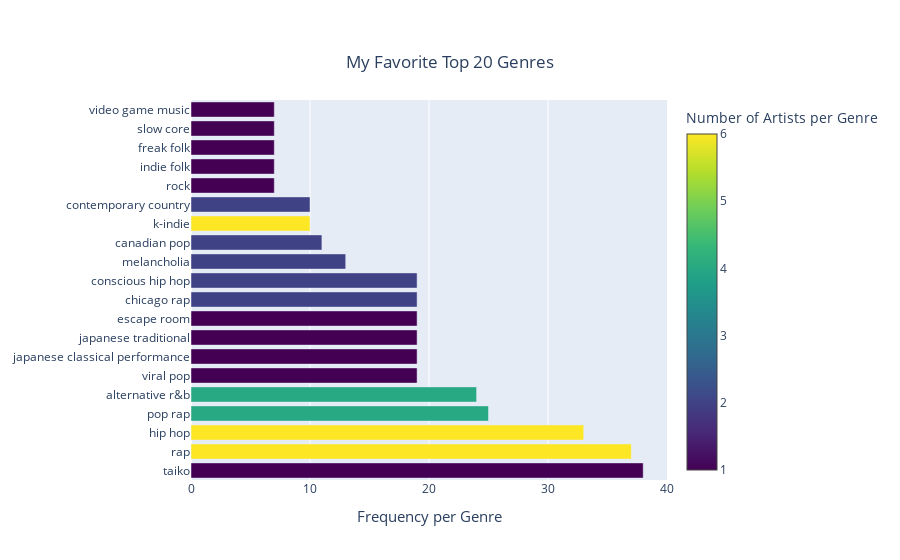

Source (notebook cell):
### Code cell
from collections import Counter


genre_count = Counter(genre_only)
genre_df = pd.DataFrame.from_dict(genre_count, orient='index').reset_index()
genre_df = genre_df.rename(columns = {'index': 'Genre', 0 : 'Frequency'}).sort_values(by = ['Frequency'], ascending = False)
genre_df['Artist'] = genre_df['Genre'].map(genre_dict)
genre_df['ArtistCount'] = genre_df['Artist'].apply(lambda x: len(x))

fig = go.Figure()
fig.add_trace(go.Bar(
    x = genre_df.iloc[:20]['Frequency'],
    y = genre_df.iloc[:20]['Genre'],
    orientation='h',
    marker = dict(
        colorbar = dict(title = 'Number of Artists per Genre'),
        color = genre_df['ArtistCount'], #set color equal to a variable
        colorscale = 'Viridis', # one of plotly colorscales
        showscale = True
    ),
    hovertext = list(genre_df.iloc[:20]['Artist'])
    
))

fig.update_layout(
    xaxis = dict(
        title_text="Frequency per Genre",
        titlefont=dict(size=15)),
    title = {
        'text': 'My Favorite Top 20 Genres',
        'y':0.9,
        'x':0.5,
        'xanchor': 'center',
        'yanchor': 'top'}
)
    
fig.show()
fig.write_html("my_favorite_genre.html")

### Figure 1 — Plotly figure (JSON) as saved in the notebook; plotly's stock layout.template omitted (floating-point values rounded to 4 significant figures)
{"data": [{"hovertext": ["{'Joji'}", "{'Kanye West', 'Chance the Rapper', 'Kendrick Lamar', 'Tyler, The Creator', 'Childish Gambino', 'Drake'}", "{'Chance the Rapper', 'Kendrick Lamar', 'TLC', 'Tyler, The Creator', 'Childish Gambino', 'Drake'}", "{'Drake', 'Chance the Rapper', 'TLC', 'Childish Gambino'}", "{'Joji', 'Tora', 'PREP', 'Hope Tala'}", "{'Joji'}", "{'Joji'}", "{'Joji'}", "{'Anderson .Paak'}", "{'Chance the Rapper', 'Kanye West'}", "{'Kendrick Lamar', 'Chance the Rapper'}", "{'Drake', 'Kings of Convenience'}", "{'Drake', 'The Weeknd'}", "{\"Sister's Barbershop\", 'HEIZE', 'ADOY', 'Dynamicduo', 'OOHYO', 'Yerin Baek'}", "{'Darius', 'Drake'}", "{'Drake'}", "{'Drake'}", "{'Drake'}", "{'Drake'}", "{'Drake'}"], "marker": {"color": [1, 6, 6, 4, 4, 1, 1, 1, 1, 2, 2, 2, 2, 6, 2, 1, 1, 1, 1, 1, 1, 4, 1, 1, 1, 1, 1, 1, 1, 1, 1, 1, 1, 3, 1, 1, 1, 3, 1, 1, 1, 1, 1, 2, 1, 1, 1, 1, 1, 1, 1, 1, 1, 1, 2, 1, 1, 1, 1, 1, 1, 1, 1, 1, 1, 1, 1, 1, 1, 1, 1, 1, 1, 1, 1, 1, 1, 2, 1, 1, 1, 1, 1, 2, 1, 1, 2, 2, 1, 1, 1, 1, 1, 1, 1, 1, 1, 1, 1, 1, 1, 1, 1, 1, 1, 1], "colorbar": {"title": {"text": "Number of Artists per Genre"}}, "colorscale": [[0, "#440154"], [0.1111, "#482878"], [0.2222, "#3e4989"], [0.3333, "#31688e"], [0.4444, "#26828e"], [0.5556, "#1f9e89"], [0.6667, "#35b779"], [0.7778, "#6ece58"], [0.8889, "#b5de2b"], [1, "#fde725"]], "showscale": true}, "orientation": "h", "type": "bar", "x": [38, 37, 33, 25, 24, 19, 19, 19, 19, 19, 19, 13, 11, 10, 10, 7, 7, 7, 7, 7], "y": ["taiko", "rap", "hip hop", "pop rap", "alternative r&b", "viral pop", "japanese classical performance", "japanese traditional", "escape room", "chicago rap", "conscious hip hop", "melancholia", "canadian pop", "k-indie", "contemporary country", "rock", "indie folk", "freak folk", "slow core", "video game music"]}], "layout": {"title": {"text": "My Favorite Top 20 Genres", "x": 0.5, "xanchor": "center", "y": 0.9, "yanchor": "top"}, "xaxis": {"title": {"font": {"size": 15}, "text": "Frequency per Genre"}}}}
